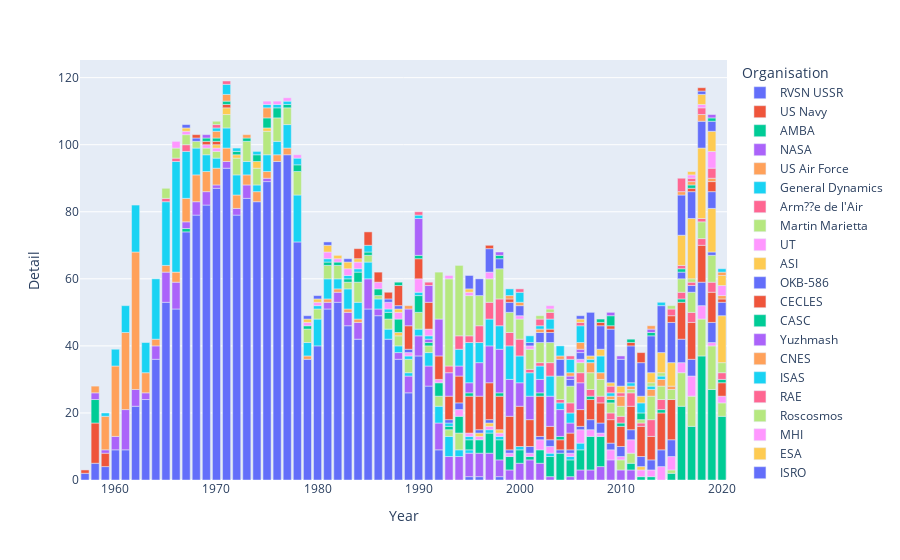

The notebook cell this image was saved under:
### Code cell
fig_h = px.bar(data_frame=per_year, x='Year', y='Detail', color='Organisation')
fig_h

### Figure 1 — Plotly figure (JSON) as saved in the notebook; plotly's stock layout.template omitted (floating-point values rounded to 4 significant figures)
{"data": [{"alignmentgroup": "True", "hovertemplate": "Organisation=RVSN USSR<br>Year=%{x}<br>Detail=%{y}<extra></extra>", "legendgroup": "RVSN USSR", "marker": {"color": "#636efa", "pattern": {"shape": ""}}, "name": "RVSN USSR", "offsetgroup": "RVSN USSR", "orientation": "v", "showlegend": true, "textposition": "auto", "type": "bar", "x": [1957, 1958, 1959, 1960, 1961, 1962, 1963, 1964, 1965, 1966, 1967, 1968, 1969, 1970, 1971, 1972, 1973, 1974, 1975, 1976, 1977, 1978, 1979, 1980, 1981, 1982, 1983, 1984, 1985, 1986, 1987, 1988, 1989, 1990, 1991, 1992, 1995, 1996, 1998], "xaxis": "x", "y": [2, 5, 4, 9, 9, 22, 24, 36, 53, 51, 74, 79, 82, 87, 93, 79, 84, 83, 89, 95, 97, 71, 36, 40, 51, 53, 46, 42, 51, 49, 42, 36, 26, 37, 28, 9, 1, 1, 1], "yaxis": "y"}, {"alignmentgroup": "True", "hovertemplate": "Organisation=US Navy<br>Year=%{x}<br>Detail=%{y}<extra></extra>", "legendgroup": "US Navy", "marker": {"color": "#EF553B", "pattern": {"shape": ""}}, "name": "US Navy", "offsetgroup": "US Navy", "orientation": "v", "showlegend": true, "textposition": "auto", "type": "bar", "x": [1957, 1958, 1959], "xaxis": "x", "y": [1, 12, 4], "yaxis": "y"}, {"alignmentgroup": "True", "hovertemplate": "Organisation=AMBA<br>Year=%{x}<br>Detail=%{y}<extra></extra>", "legendgroup": "AMBA", "marker": {"color": "#00cc96", "pattern": {"shape": ""}}, "name": "AMBA", "offsetgroup": "AMBA", "orientation": "v", "showlegend": true, "textposition": "auto", "type": "bar", "x": [1958, 1967], "xaxis": "x", "y": [7, 1], "yaxis": "y"}, {"alignmentgroup": "True", "hovertemplate": "Organisation=NASA<br>Year=%{x}<br>Detail=%{y}<extra></extra>", "legendgroup": "NASA", "marker": {"color": "#ab63fa", "pattern": {"shape": ""}}, "name": "NASA", "offsetgroup": "NASA", "orientation": "v", "showlegend": true, "textposition": "auto", "type": "bar", "x": [1958, 1959, 1960, 1961, 1962, 1963, 1964, 1965, 1966, 1967, 1968, 1969, 1970, 1971, 1972, 1973, 1975, 1981, 1982, 1983, 1984, 1985, 1986, 1988, 1989, 1990, 1991, 1992, 1993, 1994, 1995, 1996, 1997, 1998, 1999, 2000, 2001, 2002, 2003, 2005, 2006, 2007, 2008, 2009, 2010, 2011], "xaxis": "x", "y": [2, 1, 4, 12, 5, 2, 4, 9, 8, 2, 4, 4, 1, 2, 2, 4, 1, 2, 3, 4, 5, 9, 2, 2, 5, 6, 6, 8, 7, 7, 7, 7, 8, 5, 3, 5, 6, 5, 1, 1, 3, 3, 4, 6, 3, 3], "yaxis": "y"}, {"alignmentgroup": "True", "hovertemplate": "Organisation=US Air Force<br>Year=%{x}<br>Detail=%{y}<extra></extra>", "legendgroup": "US Air Force", "marker": {"color": "#FFA15A", "pattern": {"shape": ""}}, "name": "US Air Force", "offsetgroup": "US Air Force", "orientation": "v", "showlegend": true, "textposition": "auto", "type": "bar", "x": [1958, 1959, 1960, 1961, 1962, 1963, 1964, 1965, 1966, 1967, 1968, 1969, 1970, 1971, 1972, 1973, 1974, 1975, 1976, 1977, 1979, 1981, 1982, 1983, 1984], "xaxis": "x", "y": [2, 10, 21, 23, 41, 6, 2, 2, 3, 7, 8, 6, 5, 4, 4, 3, 3, 2, 2, 2, 1, 1, 1, 1, 1], "yaxis": "y"}, {"alignmentgroup": "True", "hovertemplate": "Organisation=General Dynamics<br>Year=%{x}<br>Detail=%{y}<extra></extra>", "legendgroup": "General Dynamics", "marker": {"color": "#19d3f3", "pattern": {"shape": ""}}, "name": "General Dynamics", "offsetgroup": "General Dynamics", "orientation": "v", "showlegend": true, "textposition": "auto", "type": "bar", "x": [1959, 1960, 1961, 1962, 1963, 1964, 1965, 1966, 1967, 1968, 1969, 1970, 1971, 1972, 1973, 1974, 1975, 1976, 1977, 1978, 1979, 1980, 1981, 1982, 1983, 1984, 1985, 1986, 1987, 1988, 1989, 1990, 1991, 1992, 1993, 1994, 1995], "xaxis": "x", "y": [1, 5, 8, 14, 9, 18, 19, 33, 14, 8, 5, 3, 6, 6, 4, 2, 5, 4, 7, 14, 4, 8, 6, 3, 6, 5, 5, 3, 3, 2, 1, 2, 4, 5, 6, 2, 1], "yaxis": "y"}, {"alignmentgroup": "True", "hovertemplate": "Organisation=Arm??e de l'Air<br>Year=%{x}<br>Detail=%{y}<extra></extra>", "legendgroup": "Arm??e de l'Air", "marker": {"color": "#FF6692", "pattern": {"shape": ""}}, "name": "Arm??e de l'Air", "offsetgroup": "Arm??e de l'Air", "orientation": "v", "showlegend": true, "textposition": "auto", "type": "bar", "x": [1965, 1966, 1967], "xaxis": "x", "y": [1, 1, 2], "yaxis": "y"}, {"alignmentgroup": "True", "hovertemplate": "Organisation=Martin Marietta<br>Year=%{x}<br>Detail=%{y}<extra></extra>", "legendgroup": "Martin Marietta", "marker": {"color": "#B6E880", "pattern": {"shape": ""}}, "name": "Martin Marietta", "offsetgroup": "Martin Marietta", "orientation": "v", "showlegend": true, "textposition": "auto", "type": "bar", "x": [1965, 1966, 1967, 1968, 1969, 1970, 1971, 1972, 1973, 1974, 1975, 1976, 1977, 1978, 1979, 1980, 1981, 1982, 1983, 1984, 1985, 1986, 1987, 1988, 1989, 1990, 1991, 1992, 1993, 1994], "xaxis": "x", "y": [3, 3, 3, 2, 2, 2, 4, 5, 6, 5, 7, 7, 5, 7, 4, 3, 4, 4, 2, 6, 2, 1, 3, 3, 4, 5, 2, 3, 2, 5], "yaxis": "y"}, {"alignmentgroup": "True", "hovertemplate": "Organisation=UT<br>Year=%{x}<br>Detail=%{y}<extra></extra>", "legendgroup": "UT", "marker": {"color": "#FF97FF", "pattern": {"shape": ""}}, "name": "UT", "offsetgroup": "UT", "orientation": "v", "showlegend": true, "textposition": "auto", "type": "bar", "x": [1966, 1967, 1969, 1970], "xaxis": "x", "y": [2, 1, 1, 1], "yaxis": "y"}, {"alignmentgroup": "True", "hovertemplate": "Organisation=ASI<br>Year=%{x}<br>Detail=%{y}<extra></extra>", "legendgroup": "ASI", "marker": {"color": "#FECB52", "pattern": {"shape": ""}}, "name": "ASI", "offsetgroup": "ASI", "orientation": "v", "showlegend": true, "textposition": "auto", "type": "bar", "x": [1967, 1970, 1971, 1972, 1974, 1975, 1988], "xaxis": "x", "y": [1, 1, 2, 1, 2, 1, 1], "yaxis": "y"}, {"alignmentgroup": "True", "hovertemplate": "Organisation=OKB-586<br>Year=%{x}<br>Detail=%{y}<extra></extra>", "legendgroup": "OKB-586", "marker": {"color": "#636efa", "pattern": {"shape": ""}}, "name": "OKB-586", "offsetgroup": "OKB-586", "orientation": "v", "showlegend": true, "textposition": "auto", "type": "bar", "x": [1967, 1968], "xaxis": "x", "y": [1, 1], "yaxis": "y"}, {"alignmentgroup": "True", "hovertemplate": "Organisation=CECLES<br>Year=%{x}<br>Detail=%{y}<extra></extra>", "legendgroup": "CECLES", "marker": {"color": "#EF553B", "pattern": {"shape": ""}}, "name": "CECLES", "offsetgroup": "CECLES", "orientation": "v", "showlegend": true, "textposition": "auto", "type": "bar", "x": [1968, 1969, 1970, 1971], "xaxis": "x", "y": [1, 1, 1, 1], "yaxis": "y"}, {"alignmentgroup": "True", "hovertemplate": "Organisation=CASC<br>Year=%{x}<br>Detail=%{y}<extra></extra>", "legendgroup": "CASC", "marker": {"color": "#00cc96", "pattern": {"shape": ""}}, "name": "CASC", "offsetgroup": "CASC", "orientation": "v", "showlegend": true, "textposition": "auto", "type": "bar", "x": [1969, 1970, 1971, 1972, 1973, 1974, 1975, 1976, 1977, 1978, 1979, 1981, 1982, 1983, 1984, 1985, 1986, 1987, 1988, 1990, 1991, 1992, 1993, 1994, 1995, 1996, 1997, 1998, 1999, 2000, 2001, 2002, 2003, 2004, 2005, 2006, 2007, 2008, 2011, 2012, 2013, 2015, 2016, 2017, 2018, 2019, 2020], "xaxis": "x", "y": [1, 1, 1, 1, 1, 2, 3, 3, 1, 2, 1, 1, 1, 1, 3, 1, 2, 2, 4, 5, 1, 4, 1, 5, 3, 4, 6, 6, 4, 4, 1, 4, 6, 8, 5, 6, 10, 9, 2, 1, 1, 2, 22, 16, 37, 27, 19], "yaxis": "y"}, {"alignmentgroup": "True", "hovertemplate": "Organisation=Yuzhmash<br>Year=%{x}<br>Detail=%{y}<extra></extra>", "legendgroup": "Yuzhmash", "marker": {"color": "#ab63fa", "pattern": {"shape": ""}}, "name": "Yuzhmash", "offsetgroup": "Yuzhmash", "orientation": "v", "showlegend": true, "textposition": "auto", "type": "bar", "x": [1969, 1991], "xaxis": "x", "y": [1, 1], "yaxis": "y"}, {"alignmentgroup": "True", "hovertemplate": "Organisation=CNES<br>Year=%{x}<br>Detail=%{y}<extra></extra>", "legendgroup": "CNES", "marker": {"color": "#FFA15A", "pattern": {"shape": ""}}, "name": "CNES", "offsetgroup": "CNES", "orientation": "v", "showlegend": true, "textposition": "auto", "type": "bar", "x": [1970, 1971, 1973, 1975], "xaxis": "x", "y": [2, 2, 1, 3], "yaxis": "y"}, {"alignmentgroup": "True", "hovertemplate": "Organisation=ISAS<br>Year=%{x}<br>Detail=%{y}<extra></extra>", "legendgroup": "ISAS", "marker": {"color": "#19d3f3", "pattern": {"shape": ""}}, "name": "ISAS", "offsetgroup": "ISAS", "orientation": "v", "showlegend": true, "textposition": "auto", "type": "bar", "x": [1970, 1971, 1972, 1974, 1975, 1976, 1977, 1978, 1980, 1981, 1983, 1984, 1985, 1987, 1989, 1990, 1991, 1993, 1995, 1997, 1998, 2000, 2003, 2005, 2006], "xaxis": "x", "y": [1, 3, 1, 1, 1, 1, 1, 2, 1, 1, 1, 1, 2, 1, 1, 1, 1, 1, 1, 1, 1, 1, 1, 1, 2], "yaxis": "y"}, {"alignmentgroup": "True", "hovertemplate": "Organisation=RAE<br>Year=%{x}<br>Detail=%{y}<extra></extra>", "legendgroup": "RAE", "marker": {"color": "#FF6692", "pattern": {"shape": ""}}, "name": "RAE", "offsetgroup": "RAE", "orientation": "v", "showlegend": true, "textposition": "auto", "type": "bar", "x": [1970, 1971], "xaxis": "x", "y": [1, 1], "yaxis": "y"}, {"alignmentgroup": "True", "hovertemplate": "Organisation=Roscosmos<br>Year=%{x}<br>Detail=%{y}<extra></extra>", "legendgroup": "Roscosmos", "marker": {"color": "#B6E880", "pattern": {"shape": ""}}, "name": "Roscosmos", "offsetgroup": "Roscosmos", "orientation": "v", "showlegend": true, "textposition": "auto", "type": "bar", "x": [1970, 2010, 2011, 2015, 2016, 2017, 2018, 2019, 2020], "xaxis": "x", "y": [1, 3, 3, 1, 10, 9, 11, 13, 4], "yaxis": "y"}, {"alignmentgroup": "True", "hovertemplate": "Organisation=MHI<br>Year=%{x}<br>Detail=%{y}<extra></extra>", "legendgroup": "MHI", "marker": {"color": "#FF97FF", "pattern": {"shape": ""}}, "name": "MHI", "offsetgroup": "MHI", "orientation": "v", "showlegend": true, "textposition": "auto", "type": "bar", "x": [1975, 1976, 1977, 1978, 1979, 1980, 1981, 1982, 1983, 1984, 1986, 1987, 1988, 1989, 1990, 1991, 1992, 1994, 1995, 1996, 1997, 1998, 1999, 2001, 2002, 2003, 2005, 2006, 2007, 2008, 2009, 2010, 2011, 2012, 2013, 2014, 2015, 2016, 2017, 2018, 2019, 2020], "xaxis": "x", "y": [1, 1, 1, 1, 1, 1, 2, 1, 2, 2, 2, 2, 2, 1, 4, 2, 1, 2, 1, 1, 1, 1, 1, 1, 3, 2, 1, 4, 2, 1, 3, 1, 4, 2, 2, 4, 4, 3, 6, 4, 1, 2], "yaxis": "y"}, {"alignmentgroup": "True", "hovertemplate": "Organisation=ESA<br>Year=%{x}<br>Detail=%{y}<extra></extra>", "legendgroup": "ESA", "marker": {"color": "#FECB52", "pattern": {"shape": ""}}, "name": "ESA", "offsetgroup": "ESA", "orientation": "v", "showlegend": true, "textposition": "auto", "type": "bar", "x": [1979, 1980, 1981, 1982, 1983, 1984, 1988, 1996, 1997, 1998, 2012], "xaxis": "x", "y": [1, 1, 2, 1, 2, 1, 1, 1, 1, 1, 1], "yaxis": "y"}, {"alignmentgroup": "True", "hovertemplate": "Organisation=ISRO<br>Year=%{x}<br>Detail=%{y}<extra></extra>", "legendgroup": "ISRO", "marker": {"color": "#636efa", "pattern": {"shape": ""}}, "name": "ISRO", "offsetgroup": "ISRO", "orientation": "v", "showlegend": true, "textposition": "auto", "type": "bar", "x": [1979, 1980, 1981, 1983, 1987, 1988, 1989, 1993, 1994, 1996, 1997, 1999, 2001, 2002, 2003, 2004, 2005, 2006, 2007, 2008, 2009, 2010, 2011, 2012, 2013, 2014, 2015, 2016, 2017, 2018, 2019], "xaxis": "x", "y": [1, 1, 1, 1, 1, 1, 1, 1, 2, 1, 1, 1, 2, 1, 2, 1, 1, 1, 3, 3, 2, 3, 3, 3, 3, 5, 5, 7, 5, 7, 6], "yaxis": "y"}, {"alignmentgroup": "True", "hovertemplate": "Organisation=Arianespace<br>Year=%{x}<br>Detail=%{y}<extra></extra>", "legendgroup": "Arianespace", "marker": {"color": "#EF553B", "pattern": {"shape": ""}}, "name": "Arianespace", "offsetgroup": "Arianespace", "orientation": "v", "showlegend": true, "textposition": "auto", "type": "bar", "x": [1984, 1985, 1986, 1987, 1988, 1989, 1990, 1991, 1992, 1993, 1994, 1995, 1996, 1997, 1998, 1999, 2000, 2001, 2002, 2003, 2004, 2005, 2006, 2007, 2008, 2009, 2010, 2011, 2012, 2013, 2014, 2015, 2016, 2017, 2018, 2019, 2020], "xaxis": "x", "y": [3, 4, 3, 2, 6, 7, 6, 8, 7, 7, 8, 11, 10, 11, 10, 10, 12, 8, 12, 4, 3, 5, 5, 6, 6, 7, 6, 7, 9, 7, 11, 12, 11, 11, 11, 9, 4], "yaxis": "y"}, {"alignmentgroup": "True", "hovertemplate": "Organisation=IAI<br>Year=%{x}<br>Detail=%{y}<extra></extra>", "legendgroup": "IAI", "marker": {"color": "#00cc96", "pattern": {"shape": ""}}, "name": "IAI", "offsetgroup": "IAI", "orientation": "v", "showlegend": true, "textposition": "auto", "type": "bar", "x": [1988, 1990, 1995, 1998, 2002, 2004, 2007, 2010, 2014, 2016, 2020], "xaxis": "x", "y": [1, 1, 1, 1, 1, 1, 1, 1, 1, 1, 1], "yaxis": "y"}, {"alignmentgroup": "True", "hovertemplate": "Organisation=Boeing<br>Year=%{x}<br>Detail=%{y}<extra></extra>", "legendgroup": "Boeing", "marker": {"color": "#ab63fa", "pattern": {"shape": ""}}, "name": "Boeing", "offsetgroup": "Boeing", "orientation": "v", "showlegend": true, "textposition": "auto", "type": "bar", "x": [1989, 1990, 1991, 1992, 1993, 1994, 1995, 1996, 1997, 1998, 1999, 2000, 2001, 2002, 2003, 2004, 2005, 2006], "xaxis": "x", "y": [5, 11, 5, 11, 7, 3, 3, 10, 11, 13, 11, 7, 7, 4, 9, 8, 3, 8], "yaxis": "y"}, {"alignmentgroup": "True", "hovertemplate": "Organisation=Douglas<br>Year=%{x}<br>Detail=%{y}<extra></extra>", "legendgroup": "Douglas", "marker": {"color": "#FFA15A", "pattern": {"shape": ""}}, "name": "Douglas", "offsetgroup": "Douglas", "orientation": "v", "showlegend": true, "textposition": "auto", "type": "bar", "x": [1989], "xaxis": "x", "y": [1], "yaxis": "y"}, {"alignmentgroup": "True", "hovertemplate": "Organisation=Lockheed<br>Year=%{x}<br>Detail=%{y}<extra></extra>", "legendgroup": "Lockheed", "marker": {"color": "#19d3f3", "pattern": {"shape": ""}}, "name": "Lockheed", "offsetgroup": "Lockheed", "orientation": "v", "showlegend": true, "textposition": "auto", "type": "bar", "x": [1990, 1994, 1995, 1996, 1997, 1998, 1999, 2000, 2001, 2002, 2003, 2004, 2005], "xaxis": "x", "y": [1, 5, 12, 6, 8, 7, 10, 8, 7, 4, 6, 2, 3], "yaxis": "y"}, {"alignmentgroup": "True", "hovertemplate": "Organisation=Northrop<br>Year=%{x}<br>Detail=%{y}<extra></extra>", "legendgroup": "Northrop", "marker": {"color": "#FF6692", "pattern": {"shape": ""}}, "name": "Northrop", "offsetgroup": "Northrop", "orientation": "v", "showlegend": true, "textposition": "auto", "type": "bar", "x": [1990, 1991, 1993, 1994, 1995, 1996, 1997, 1998, 1999, 2000, 2001, 2002, 2003, 2004, 2005, 2006, 2007, 2008, 2009, 2010, 2011, 2012, 2013, 2014, 2016, 2017, 2018, 2019, 2020], "xaxis": "x", "y": [1, 1, 2, 4, 2, 5, 5, 8, 4, 5, 1, 1, 4, 1, 3, 3, 2, 2, 2, 2, 4, 1, 5, 3, 2, 3, 2, 3, 2], "yaxis": "y"}, {"alignmentgroup": "True", "hovertemplate": "Organisation=VKS RF<br>Year=%{x}<br>Detail=%{y}<extra></extra>", "legendgroup": "VKS RF", "marker": {"color": "#B6E880", "pattern": {"shape": ""}}, "name": "VKS RF", "offsetgroup": "VKS RF", "orientation": "v", "showlegend": true, "textposition": "auto", "type": "bar", "x": [1992, 1993, 1994, 1995, 1996, 1997, 1998, 1999, 2000, 2001, 2002, 2003, 2004, 2005, 2006, 2007, 2008, 2009, 2010, 2011, 2012, 2013, 2014, 2015, 2016, 2017, 2018, 2019, 2020], "xaxis": "x", "y": [14, 26, 21, 12, 9, 7, 9, 6, 6, 6, 6, 6, 7, 5, 3, 5, 5, 3, 3, 1, 1, 7, 4, 3, 4, 6, 5, 8, 3], "yaxis": "y"}, {"alignmentgroup": "True", "hovertemplate": "Organisation=MITT<br>Year=%{x}<br>Detail=%{y}<extra></extra>", "legendgroup": "MITT", "marker": {"color": "#FF97FF", "pattern": {"shape": ""}}, "name": "MITT", "offsetgroup": "MITT", "orientation": "v", "showlegend": true, "textposition": "auto", "type": "bar", "x": [1993, 1995, 1997, 2000, 2001, 2006], "xaxis": "x", "y": [1, 1, 2, 1, 1, 1], "yaxis": "y"}, {"alignmentgroup": "True", "hovertemplate": "Organisation=EER<br>Year=%{x}<br>Detail=%{y}<extra></extra>", "legendgroup": "EER", "marker": {"color": "#FECB52", "pattern": {"shape": ""}}, "name": "EER", "offsetgroup": "EER", "orientation": "v", "showlegend": true, "textposition": "auto", "type": "bar", "x": [1995], "xaxis": "x", "y": [1], "yaxis": "y"}, {"alignmentgroup": "True", "hovertemplate": "Organisation=ILS<br>Year=%{x}<br>Detail=%{y}<extra></extra>", "legendgroup": "ILS", "marker": {"color": "#636efa", "pattern": {"shape": ""}}, "name": "ILS", "offsetgroup": "ILS", "orientation": "v", "showlegend": true, "textposition": "auto", "type": "bar", "x": [1995, 1996, 1997, 1998, 1999, 2000, 2001, 2002, 2003, 2004, 2005, 2006, 2016, 2017, 2019], "xaxis": "x", "y": [4, 5, 7, 3, 3, 3, 1, 3, 3, 5, 2, 2, 2, 2, 1], "yaxis": "y"}, {"alignmentgroup": "True", "hovertemplate": "Organisation=AEB<br>Year=%{x}<br>Detail=%{y}<extra></extra>", "legendgroup": "AEB", "marker": {"color": "#EF553B", "pattern": {"shape": ""}}, "name": "AEB", "offsetgroup": "AEB", "orientation": "v", "showlegend": true, "textposition": "auto", "type": "bar", "x": [1997, 1999, 2003], "xaxis": "x", "y": [1, 1, 1], "yaxis": "y"}, {"alignmentgroup": "True", "hovertemplate": "Organisation=KCST<br>Year=%{x}<br>Detail=%{y}<extra></extra>", "legendgroup": "KCST", "marker": {"color": "#00cc96", "pattern": {"shape": ""}}, "name": "KCST", "offsetgroup": "KCST", "orientation": "v", "showlegend": true, "textposition": "auto", "type": "bar", "x": [1998, 2009, 2012, 2016], "xaxis": "x", "y": [1, 1, 2, 1], "yaxis": "y"}, {"alignmentgroup": "True", "hovertemplate": "Organisation=SRC<br>Year=%{x}<br>Detail=%{y}<extra></extra>", "legendgroup": "SRC", "marker": {"color": "#ab63fa", "pattern": {"shape": ""}}, "name": "SRC", "offsetgroup": "SRC", "orientation": "v", "showlegend": true, "textposition": "auto", "type": "bar", "x": [1998, 2005, 2006], "xaxis": "x", "y": [1, 1, 1], "yaxis": "y"}, {"alignmentgroup": "True", "hovertemplate": "Organisation=Kosmotras<br>Year=%{x}<br>Detail=%{y}<extra></extra>", "legendgroup": "Kosmotras", "marker": {"color": "#FFA15A", "pattern": {"shape": ""}}, "name": "Kosmotras", "offsetgroup": "Kosmotras", "orientation": "v", "showlegend": true, "textposition": "auto", "type": "bar", "x": [1999, 2000, 2002, 2004, 2005, 2006, 2007, 2008, 2009, 2010, 2011, 2013, 2014, 2015], "xaxis": "x", "y": [1, 1, 1, 1, 1, 2, 3, 2, 1, 3, 1, 2, 2, 1], "yaxis": "y"}, {"alignmentgroup": "True", "hovertemplate": "Organisation=Sea Launch<br>Year=%{x}<br>Detail=%{y}<extra></extra>", "legendgroup": "Sea Launch", "marker": {"color": "#19d3f3", "pattern": {"shape": ""}}, "name": "Sea Launch", "offsetgroup": "Sea Launch", "orientation": "v", "showlegend": true, "textposition": "auto", "type": "bar", "x": [1999, 2000, 2001, 2002, 2003, 2004, 2005, 2006, 2007, 2008, 2009, 2011, 2012, 2013, 2014], "xaxis": "x", "y": [2, 3, 2, 1, 3, 3, 4, 5, 1, 5, 1, 1, 3, 1, 1], "yaxis": "y"}, {"alignmentgroup": "True", "hovertemplate": "Organisation=Eurockot<br>Year=%{x}<br>Detail=%{y}<extra></extra>", "legendgroup": "Eurockot", "marker": {"color": "#FF6692", "pattern": {"shape": ""}}, "name": "Eurockot", "offsetgroup": "Eurockot", "orientation": "v", "showlegend": true, "textposition": "auto", "type": "bar", "x": [2000, 2002, 2003, 2005, 2006, 2009, 2010, 2016, 2017, 2018], "xaxis": "x", "y": [1, 2, 2, 1, 1, 2, 1, 1, 1, 1], "yaxis": "y"}, {"alignmentgroup": "True", "hovertemplate": "Organisation=CASIC<br>Year=%{x}<br>Detail=%{y}<extra></extra>", "legendgroup": "CASIC", "marker": {"color": "#B6E880", "pattern": {"shape": ""}}, "name": "CASIC", "offsetgroup": "CASIC", "orientation": "v", "showlegend": true, "textposition": "auto", "type": "bar", "x": [2002, 2003, 2013, 2014, 2017], "xaxis": "x", "y": [1, 1, 1, 1, 1], "yaxis": "y"}, {"alignmentgroup": "True", "hovertemplate": "Organisation=Starsem<br>Year=%{x}<br>Detail=%{y}<extra></extra>", "legendgroup": "Starsem", "marker": {"color": "#FF97FF", "pattern": {"shape": ""}}, "name": "Starsem", "offsetgroup": "Starsem", "orientation": "v", "showlegend": true, "textposition": "auto", "type": "bar", "x": [2003], "xaxis": "x", "y": [1], "yaxis": "y"}, {"alignmentgroup": "True", "hovertemplate": "Organisation=SpaceX<br>Year=%{x}<br>Detail=%{y}<extra></extra>", "legendgroup": "SpaceX", "marker": {"color": "#FECB52", "pattern": {"shape": ""}}, "name": "SpaceX", "offsetgroup": "SpaceX", "orientation": "v", "showlegend": true, "textposition": "auto", "type": "bar", "x": [2006, 2007, 2008, 2009, 2010, 2012, 2013, 2014, 2015, 2016, 2017, 2018, 2019, 2020], "xaxis": "x", "y": [1, 1, 2, 1, 2, 2, 3, 6, 7, 9, 18, 21, 13, 14], "yaxis": "y"}, {"alignmentgroup": "True", "hovertemplate": "Organisation=ULA<br>Year=%{x}<br>Detail=%{y}<extra></extra>", "legendgroup": "ULA", "marker": {"color": "#636efa", "pattern": {"shape": ""}}, "name": "ULA", "offsetgroup": "ULA", "orientation": "v", "showlegend": true, "textposition": "auto", "type": "bar", "x": [2006, 2007, 2008, 2009, 2010, 2011, 2012, 2013, 2014, 2015, 2016, 2017, 2018, 2019, 2020], "xaxis": "x", "y": [1, 13, 7, 16, 8, 11, 10, 11, 14, 12, 12, 8, 8, 5, 4], "yaxis": "y"}, {"alignmentgroup": "True", "hovertemplate": "Organisation=ISA<br>Year=%{x}<br>Detail=%{y}<extra></extra>", "legendgroup": "ISA", "marker": {"color": "#EF553B", "pattern": {"shape": ""}}, "name": "ISA", "offsetgroup": "ISA", "orientation": "v", "showlegend": true, "textposition": "auto", "type": "bar", "x": [2008, 2009, 2011, 2012, 2015, 2017, 2019, 2020], "xaxis": "x", "y": [1, 1, 1, 3, 2, 1, 3, 1], "yaxis": "y"}, {"alignmentgroup": "True", "hovertemplate": "Organisation=Land Launch<br>Year=%{x}<br>Detail=%{y}<extra></extra>", "legendgroup": "Land Launch", "marker": {"color": "#00cc96", "pattern": {"shape": ""}}, "name": "Land Launch", "offsetgroup": "Land Launch", "orientation": "v", "showlegend": true, "textposition": "auto", "type": "bar", "x": [2008, 2009, 2011, 2013, 2017], "xaxis": "x", "y": [1, 3, 1, 1, 1], "yaxis": "y"}, {"alignmentgroup": "True", "hovertemplate": "Organisation=KARI<br>Year=%{x}<br>Detail=%{y}<extra></extra>", "legendgroup": "KARI", "marker": {"color": "#ab63fa", "pattern": {"shape": ""}}, "name": "KARI", "offsetgroup": "KARI", "orientation": "v", "showlegend": true, "textposition": "auto", "type": "bar", "x": [2009, 2010, 2013], "xaxis": "x", "y": [1, 1, 1], "yaxis": "y"}, {"alignmentgroup": "True", "hovertemplate": "Organisation=JAXA<br>Year=%{x}<br>Detail=%{y}<extra></extra>", "legendgroup": "JAXA", "marker": {"color": "#FFA15A", "pattern": {"shape": ""}}, "name": "JAXA", "offsetgroup": "JAXA", "orientation": "v", "showlegend": true, "textposition": "auto", "type": "bar", "x": [2013, 2016, 2017, 2018, 2019, 2020], "xaxis": "x", "y": [1, 1, 1, 2, 1, 1], "yaxis": "y"}, {"alignmentgroup": "True", "hovertemplate": "Organisation=Khrunichev<br>Year=%{x}<br>Detail=%{y}<extra></extra>", "legendgroup": "Khrunichev", "marker": {"color": "#19d3f3", "pattern": {"shape": ""}}, "name": "Khrunichev", "offsetgroup": "Khrunichev", "orientation": "v", "showlegend": true, "textposition": "auto", "type": "bar", "x": [2014], "xaxis": "x", "y": [1], "yaxis": "y"}, {"alignmentgroup": "True", "hovertemplate": "Organisation=Blue Origin<br>Year=%{x}<br>Detail=%{y}<extra></extra>", "legendgroup": "Blue Origin", "marker": {"color": "#FF6692", "pattern": {"shape": ""}}, "name": "Blue Origin", "offsetgroup": "Blue Origin", "orientation": "v", "showlegend": true, "textposition": "auto", "type": "bar", "x": [2015, 2016, 2017, 2018, 2019], "xaxis": "x", "y": [2, 4, 1, 2, 3], "yaxis": "y"}, {"alignmentgroup": "True", "hovertemplate": "Organisation=Sandia<br>Year=%{x}<br>Detail=%{y}<extra></extra>", "legendgroup": "Sandia", "marker": {"color": "#B6E880", "pattern": {"shape": ""}}, "name": "Sandia", "offsetgroup": "Sandia", "orientation": "v", "showlegend": true, "textposition": "auto", "type": "bar", "x": [2015], "xaxis": "x", "y": [1], "yaxis": "y"}, {"alignmentgroup": "True", "hovertemplate": "Organisation=ExPace<br>Year=%{x}<br>Detail=%{y}<extra></extra>", "legendgroup": "ExPace", "marker": {"color": "#FF97FF", "pattern": {"shape": ""}}, "name": "ExPace", "offsetgroup": "ExPace", "orientation": "v", "showlegend": true, "textposition": "auto", "type": "bar", "x": [2017, 2018, 2019, 2020], "xaxis": "x", "y": [1, 1, 5, 3], "yaxis": "y"}, {"alignmentgroup": "True", "hovertemplate": "Organisation=Rocket Lab<br>Year=%{x}<br>Detail=%{y}<extra></extra>", "legendgroup": "Rocket Lab", "marker": {"color": "#FECB52", "pattern": {"shape": ""}}, "name": "Rocket Lab", "offsetgroup": "Rocket Lab", "orientation": "v", "showlegend": true, "textposition": "auto", "type": "bar", "x": [2017, 2018, 2019, 2020], "xaxis": "x", "y": [1, 3, 6, 3], "yaxis": "y"}, {"alignmentgroup": "True", "hovertemplate": "Organisation=Exos<br>Year=%{x}<br>Detail=%{y}<extra></extra>", "legendgroup": "Exos", "marker": {"color": "#636efa", "pattern": {"shape": ""}}, "name": "Exos", "offsetgroup": "Exos", "orientation": "v", "showlegend": true, "textposition": "auto", "type": "bar", "x": [2018, 2019], "xaxis": "x", "y": [1, 3], "yaxis": "y"}, {"alignmentgroup": "True", "hovertemplate": "Organisation=Landspace<br>Year=%{x}<br>Detail=%{y}<extra></extra>", "legendgroup": "Landspace", "marker": {"color": "#EF553B", "pattern": {"shape": ""}}, "name": "Landspace", "offsetgroup": "Landspace", "orientation": "v", "showlegend": true, "textposition": "auto", "type": "bar", "x": [2018], "xaxis": "x", "y": [1], "yaxis": "y"}, {"alignmentgroup": "True", "hovertemplate": "Organisation=OneSpace<br>Year=%{x}<br>Detail=%{y}<extra></extra>", "legendgroup": "OneSpace", "marker": {"color": "#00cc96", "pattern": {"shape": ""}}, "name": "OneSpace", "offsetgroup": "OneSpace", "orientation": "v", "showlegend": true, "textposition": "auto", "type": "bar", "x": [2019], "xaxis": "x", "y": [1], "yaxis": "y"}, {"alignmentgroup": "True", "hovertemplate": "Organisation=i-Space<br>Year=%{x}<br>Detail=%{y}<extra></extra>", "legendgroup": "i-Space", "marker": {"color": "#ab63fa", "pattern": {"shape": ""}}, "name": "i-Space", "offsetgroup": "i-Space", "orientation": "v", "showlegend": true, "textposition": "auto", "type": "bar", "x": [2019], "xaxis": "x", "y": [1], "yaxis": "y"}, {"alignmentgroup": "True", "hovertemplate": "Organisation=IRGC<br>Year=%{x}<br>Detail=%{y}<extra></extra>", "legendgroup": "IRGC", "marker": {"color": "#FFA15A", "pattern": {"shape": ""}}, "name": "IRGC", "offsetgroup": "IRGC", "orientation": "v", "showlegend": true, "textposition": "auto", "type": "bar", "x": [2020], "xaxis": "x", "y": [1], "yaxis": "y"}, {"alignmentgroup": "True", "hovertemplate": "Organisation=Virgin Orbit<br>Year=%{x}<br>Detail=%{y}<extra></extra>", "legendgroup": "Virgin Orbit", "marker": {"color": "#19d3f3", "pattern": {"shape": ""}}, "name": "Virgin Orbit", "offsetgroup": "Virgin Orbit", "orientation": "v", "showlegend": true, "textposition": "auto", "type": "bar", "x": [2020], "xaxis": "x", "y": [1], "yaxis": "y"}], "layout": {"barmode": "relative", "legend": {"title": {"text": "Organisation"}, "tracegroupgap": 0}, "margin": {"t": 60}, "xaxis": {"anchor": "y", "domain": [0, 1], "title": {"text": "Year"}}, "yaxis": {"anchor": "x", "domain": [0, 1], "title": {"text": "Detail"}}}}
